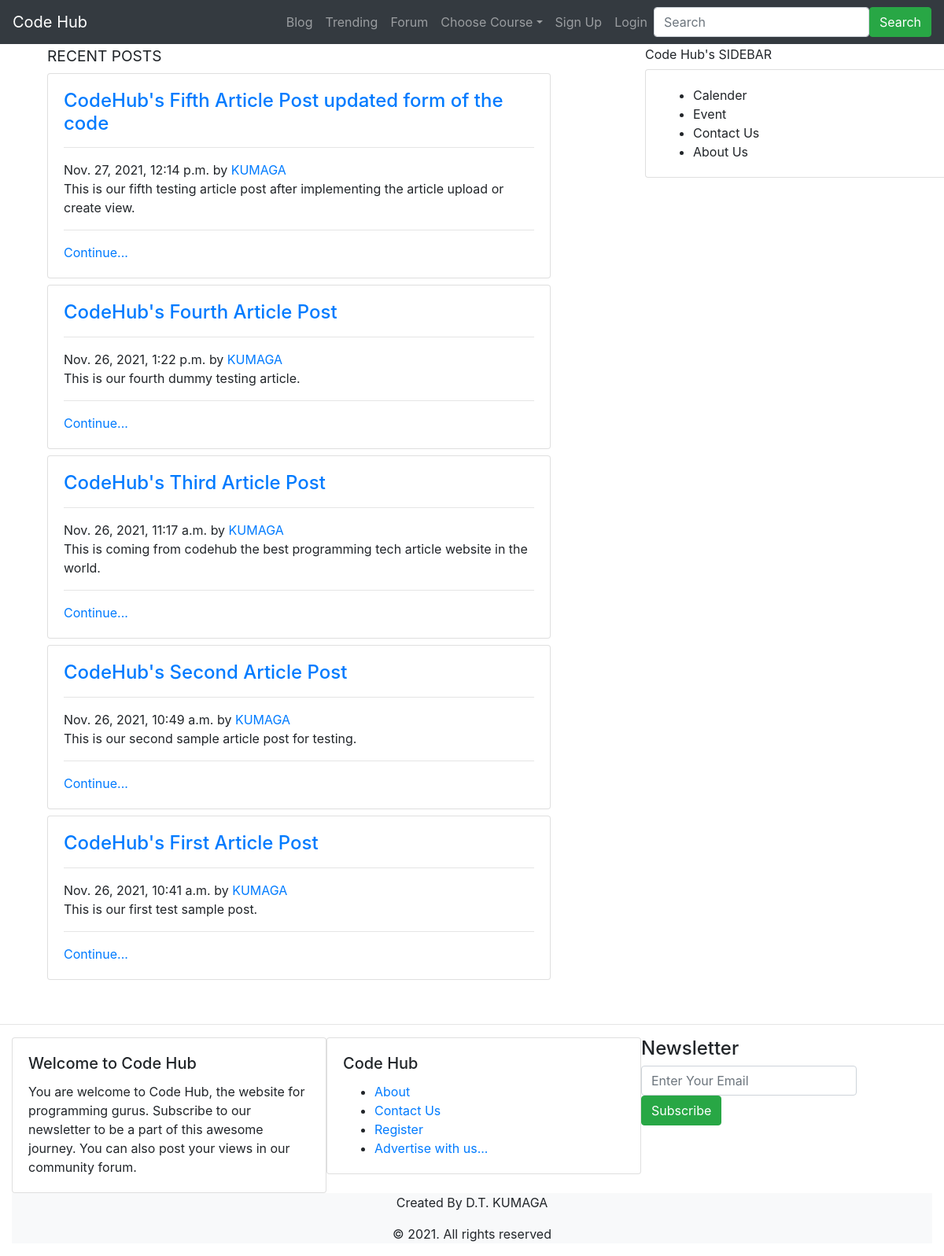
Before: / with the older database file.
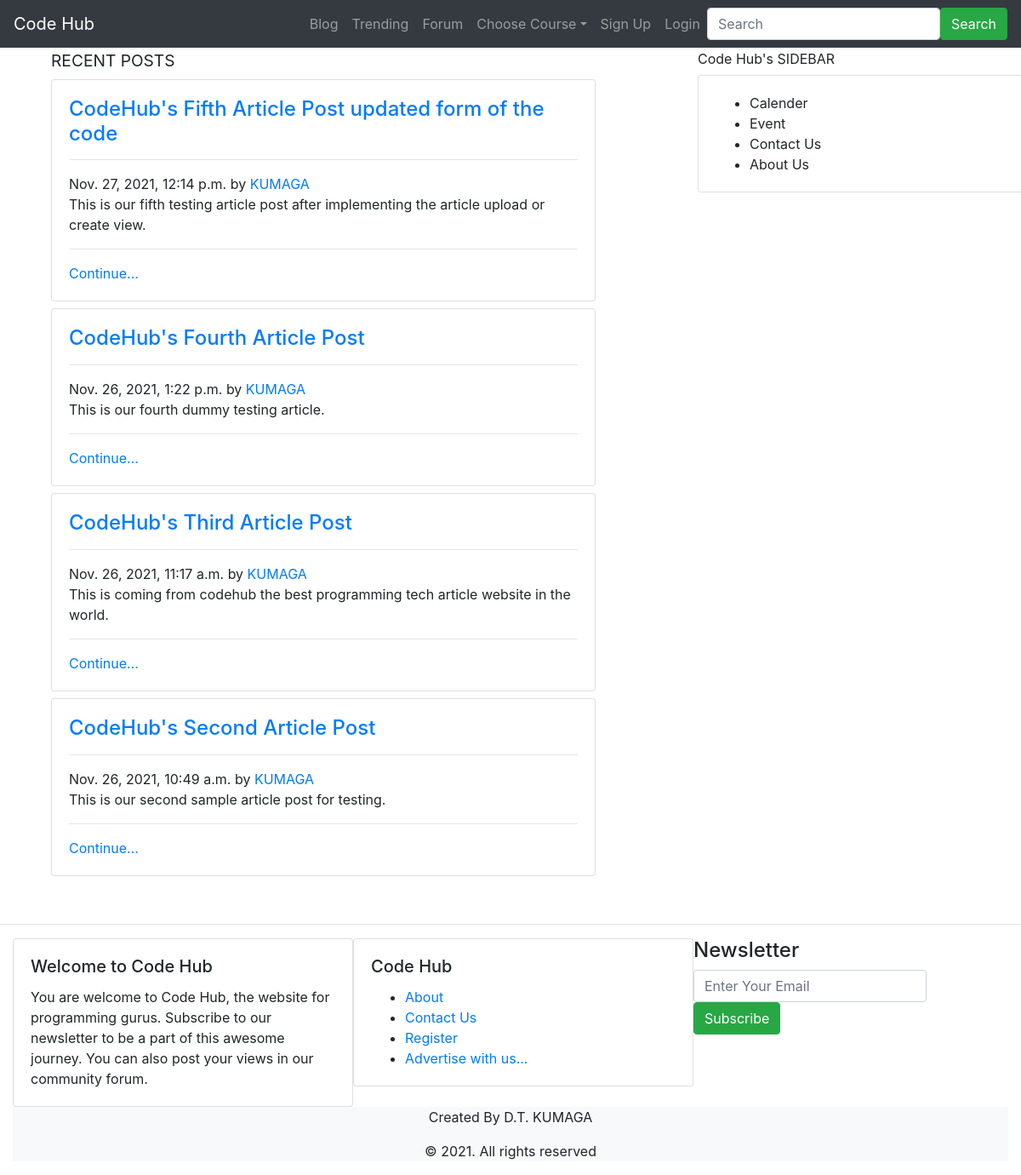
After: the same page with the newer database file.
### codehub/models.py (models this page shows, shortened)
class Articles(models.Model):
    title = models.CharField(max_length=100)
    body = models.TextField()
    author = models.ForeignKey(User, on_delete=models.CASCADE)
    date = models.DateTimeField(default=timezone.now)

### codehub/views.py (the view)
# urls.py: path('', ArticlesListView.as_view(), name='Home'),
class ArticlesListView(ListView):
    model = Articles
    template_name = 'codehub/base.html'
    context_object_name = 'Articles'
    ordering = ['-date']

### codehub/templates/codehub/base.html (shortened to what this page needs)
<!DOCTYPE html>
<html lang="en">
<head>
    <link rel="stylesheet" href="https://maxcdn.bootstrapcdn.com/bootstrap/4.0.0/css/bootstrap.min.css">
    <link rel="stylesheet" href="https://cdnjs.cloudflare.com/ajax/libs/font-awesome/4.7.0/css/font-awesome.min.css">
</head>
<body>
<nav class="navbar navbar-expand-md bg-dark navbar-dark">
  <a class="navbar-brand" href="#">Code Hub</a>
  <div class="collapse navbar-collapse" id="navbarSupportedContent">
    <ul class="navbar-nav ml-auto">
      <li class="nav-item">
        <a class="nav-link" href="{% url 'Home' %}">Blog</a>
      </li>
      <li class="nav-item">
        <a class="nav-link" href="#">Trending</a>
      </li>
      <li class="nav-item">
        <a class="nav-link" href="#">Forum</a>
      </li>
      <li class="nav-item dropdown">
          <a class="nav-link dropdown-toggle" href="#" id="navbarDropdown" data-toggle="dropdown">Choose Course</a>
      </li>
      <li class="nav-item">
          <a class="nav-link" href="#">Sign Up</a>
      </li>
      <li class="nav-item">
          <a class="nav-link" href="#">Login</a>
      </li>
    </ul>
  </div>
  <form class="form-inline my-2 my-lg-0">
    <input class="form-control" type="text" placeholder="Search">
    <button class="btn btn-success" type="submit">Search</button>
  </form>
</nav>
<div class="container mb-5">
    <div class="row">
        <div class="col-md-8">
            <div class="container">
                <h4><small>RECENT POSTS</small></h4>
                {% block content %}
                    {% for post in Articles %}
                        <div class="card mb-2" style="width:40rem;">
                            <div class="card-body">
                                <h4><a class="card-title" href="{% url 'Detail' post.id %}">{{post.title}}</a></h4> <hr>{{post.date}} by <a href="#">{{post.author}}</a>
                                <p class="card-text">{{post.body}}</p><hr>
                                <a href="{% url 'Detail' post.id %}">Continue...</a>
                            </div>
                        </div>
                    {% endfor %}
                {% endblock %}
            </div>
        </div>
        <div class="col-md-4">
            <div class="container">
                <h5><small>Code Hub's SIDEBAR</small></h5>
                <div class="card mt-2" style="width:25rem;">
                    <div class="card-body">
                        <ul class="card-text">
                            <li>Calender</li>
                            <li>Event</li>
                            <li>Contact Us</li>
                            <li>About Us</li>
                        </ul>
                    </div>
                </div>
            </div>
        </div>
    </div>
</div>
<hr>
<footer>
    <div class="container-fluid">
        <div class="row">
             <div class="col-md-4">
                <div class="card mr-2" style="width:25rem;">
                    <div class="card-body">
                        <h5 class="card-title">Welcome to Code Hub</h5>
                        <p class="card-text">You are welcome to Code Hub, the website for programming gurus. Subscribe to our newsletter to be a part of this awesome journey. You can also post your views in our community forum.</p>
                    </div>
                </div>
            </div>
            <div class="col-md-4">
                <div class="card mr-2" style="width:25rem;">
                    <div class="card-body">
                        <h5 class="card-title">Code Hub</h5>
                        <ul class="card-text">
                            <li><a href="#">About</a></li>
                            <li><a href="#">Contact Us</a></li>
                            <li><a href="#">Register</a></li>
                            <li><a href="#">Advertise with us...</a></li>
                        </ul>
                    </div>
                </div>
            </div>
            <div class="col-md-4">
              <h4>Newsletter</h4>
              <form class="form-inline my-2 my-lg-0">
                <input class="form-control" type="text" placeholder="Enter Your Email">
                <button class="btn btn-success" type="submit">Subscribe</button>
              </form>
            </div>
        </div>
        <div class="text-center container-fluid bg-light">
            <p>Created By  D.T. KUMAGA</p> &copy; 2021. All rights reserved</p>
        </div>
    </div>
</footer>
</body>
</html>

Changed rows visible on the page:
removed Articles: title "CodeHub's First Article Post", date "Nov. 26, 2021, 10:41 a.m.", author "KUMAGA", body "This is our first test sample post."
